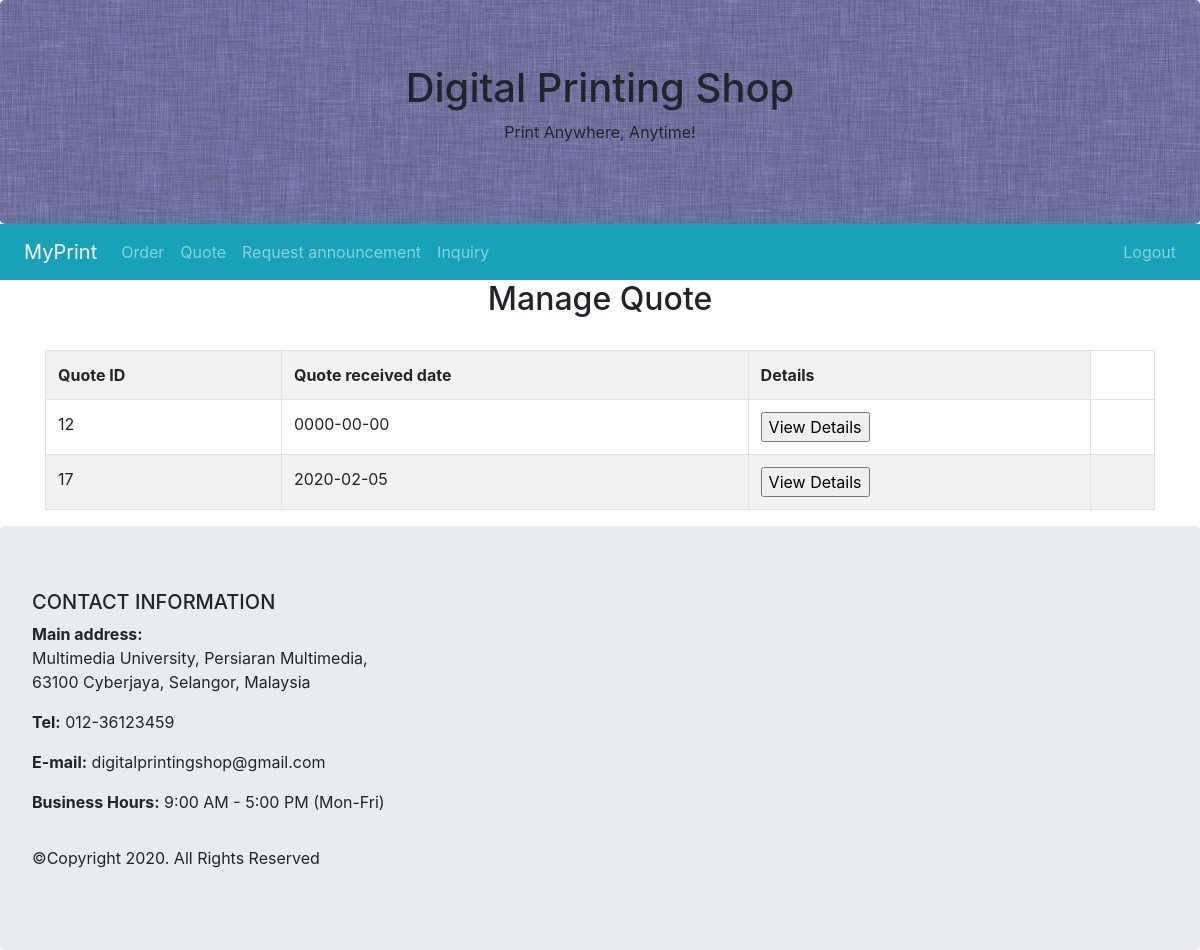
/client/manage_quote.php (signed in), run on the app's committed database.
### tables this page shows
CREATE TABLE `quote` (
  `ID` int(10) NOT NULL,
  `CustomerUserID` varchar(255) NOT NULL,
  `Date` date DEFAULT NULL,
  `Title` varchar(255) DEFAULT NULL,
  `Product_Type` varchar(255) DEFAULT NULL,
  `Product_Name` varchar(255) DEFAULT NULL,
  `Quantity` int(11) DEFAULT NULL,
  `Shipping` varchar(255) DEFAULT NULL,
  `Size` varchar(255) DEFAULT NULL,
  `Paper_Type` varchar(255) DEFAULT NULL,
  `Side_Pages` varchar(255) DEFAULT NULL,
  `Coating` varchar(255) DEFAULT NULL,
  `Color` varchar(255) DEFAULT NULL,
  `Lamination` varchar(255) DEFAULT NULL,
  `Add_Details` varchar(255) DEFAULT NULL,
  `File` varchar(255) DEFAULT NULL
);

### client/manage_quote.php (the view, shortened to what this page needs)
<?php
require_once "../include/connection-config.inc.php";
$sql = "SELECT * FROM Quote";
$result = mysqli_query($conn, $sql);
?>
<!DOCTYPE html>
<html lang="en">
<head>
	<link rel="stylesheet" href="https://maxcdn.bootstrapcdn.com/bootstrap/4.4.1/css/bootstrap.min.css" />
	<link rel="stylesheet" href="client.css"/>
</head>
<body>
	<div class=" text-center mb-0 d-none d-sm-block">
	<h2>Manage Quote</h2>
	</div>
    <div class="tab-content">
		<div id="description" class="container tab-pane active"><br>
			<div class="table-responsive-sm">
				<table class="table table-striped table-bordered">
     <tr>
	 <th>Quote ID</th>
	 <th>Quote received date</th>
	 <th>Details</th>
	 </tr>
	 <?php while($row = mysqli_fetch_assoc($result)):?>
	 <tr>
	 <td><?php echo $row["ID"]; ?></td>
	 <td><?php echo $row["Date"]; ?></td>
	 <form action='manage_quote2.php?ID="<?php echo $row["ID"]; ?>"' method="post">
	 <td> <input type="submit" value="View Details"></td>
	 <td><a href=<?php echo "'download.php?ID=".$row['ID']."'"; ?>></a></td>
	 </form>
	 </tr>
	 <?php endwhile;
	 mysqli_close($conn); ?>
	 </table>
	 </div>
	 </div>
	 </div>
<footer class="jumbotron mb-0 ">
  <div class="container-fluid text-left">
		<div class="row">
			<h5 class="text-uppercase">Contact Information</h5>
		</div>
		<div class="row">
			<p><b>Main address:</b><br>Multimedia University, Persiaran Multimedia, <br>63100 Cyberjaya, Selangor, Malaysia </p>
		</div>
		<div class="row">
			<p><b>Tel:</b> 012-36123459</p>
		</div>
		<div class="row">
			<p><b>E-mail:</b> digitalprintingshop@gmail.com</p>
		</div>
		<div class="row">
			<p><b>Business Hours:</b> 9:00 AM - 5:00 PM (Mon-Fri)</p>
		</div>
		</div>
		<div class="footer-copyright text-left py-3">©Copyright 2020. All Rights Reserved
		</div>
</footer>
</body>
</html>

### client/client.css (style rules this page uses)
.text-left { text-left; }
.headerImage { background-image: url("../img/background.jpg"); }

### data on the page
quote: ID "12", Date "0000-00-00"
quote: ID "17", Date "2020-02-05"
